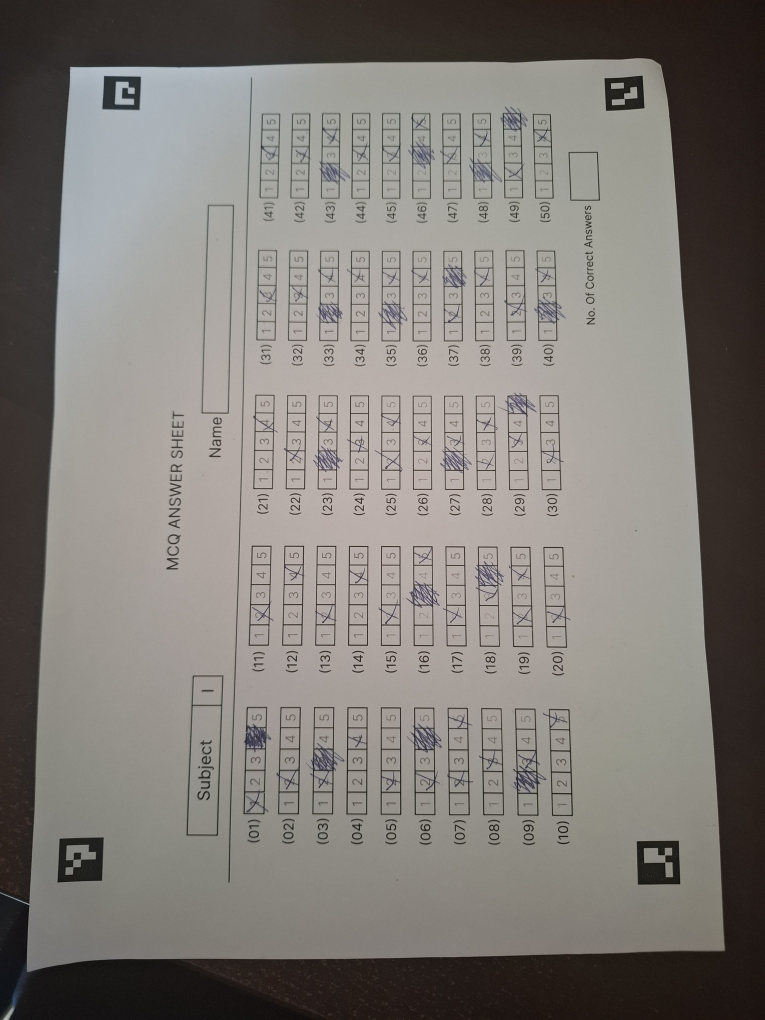
#> input picture mcq2.jpg, 3060 x 4080 px, found by its file name (shown at 1/4 size)
$ python detect_squares.py mcq2.jpg
#> lines starting #> are read from the running program, lines starting #| are printed output that depends on the picture; after the words box and inside, x2 and y2 are one past the last pixel; in counts of white or black regions, pixels touching at a corner belong together
#> further down, img is the input picture: shape (4080, 3060, 3); mean B, G, R 117.8, 122.6, 126.9
### warp.py
import cv2
import numpy as np

# We designed the figma mcq answer sheet to be exactly 842, 595.
# each aruco marker is 40px on figma.
WIDTH = 802
HEIGHT = 555


def normalise_img(img: cv2.typing.MatLike) -> cv2.typing.MatLike | None:
    gray = cv2.cvtColor(img, cv2.COLOR_BGR2GRAY)

    aruco_dict = cv2.aruco.getPredefinedDictionary(cv2.aruco.DICT_4X4_50)
    params = cv2.aruco.DetectorParameters()
    detector = cv2.aruco.ArucoDetector(aruco_dict, params)

    ID_MAP = {
        0: "TL",  # Top-Left Marker ID
        1: "TR",  # Top-Right Marker ID
        3: "BR",  # Bottom-Right Marker ID
        2: "BL",  # Bottom-Left Marker ID
    }

    corners, ids, _ = detector.detectMarkers(gray)
#> corners = ([[229, 3529], [238, 3355], [415, 3350], [406, 3522]], [[2552, 3538], [2547, 3365], [2714, 3363], [2720, 3536]], [[2424, 443], [2418, 312], [2569, 302], [2576, 433]], [[408, 436], [416, 304], [562, 307], [558, 439]]); ids = [0, 2, 3, 1]

    if ids is not None and len(ids) >= 4:
        # Flatten IDs for easier mapping
        detected_ids = ids.flatten()
#> detected_ids = [0, 2, 3, 1]

        # Create a dictionary to hold our found coordinates
        found_points = {}

        for i, marker_id in enumerate(detected_ids):
            if marker_id in ID_MAP:
                corner_role = ID_MAP[marker_id]
                # Use the center point of the marker as the corner point
                marker_center = np.mean(corners[i][0], axis=0)
                found_points[corner_role] = marker_center
#> this loop made 4 passes
#> (marker_id, corner_role, marker_center) on passes 1 to 4: (0, 'TL', [322, 3439]), (2, 'BL', [2633.2, 3450.5]), (3, 'BR', [2496.8, 372.5]), (1, 'TR', [486, 371.5])
#> after the loop, found_points = {'TL': [322, 3439], 'BL': [2633.2, 3450.5], 'BR': [2496.8, 372.5], 'TR': [486, 371.5]}

        # 2. Verify all 4 corners were successfully detected
        if len(found_points) == 4:
            # Construct the source array in a strictly guaranteed order
            src_points = [
                found_points["TL"],
                found_points["TR"],
                found_points["BR"],
                found_points["BL"],
            ]
#> src_points = [[322, 3439], [486, 371.5], [2496.8, 372.5], [2633.2, 3450.5]]
            src_mat = np.array(src_points, dtype=np.float32)
#> src_mat has the same summary as src_points

            # 3. Define the static destination array
            dst_mat = np.array(
                [
                    [0, 0],  # TL
                    [WIDTH - 1, 0],  # TR
                    [WIDTH - 1, HEIGHT - 1],  # BR
                    [0, HEIGHT - 1],  # BL
                ],
                dtype=np.float32,
            )

            # 4. Transform safely!
            M = cv2.getPerspectiveTransform(src_mat, dst_mat)
#> M = [[0.00132, -0.266, 914.5], [0.282, 0.0151, -142.5], [1.46e-06, 4.97e-05, 1]]
            warped = cv2.warpPerspective(img, M, (WIDTH, HEIGHT))
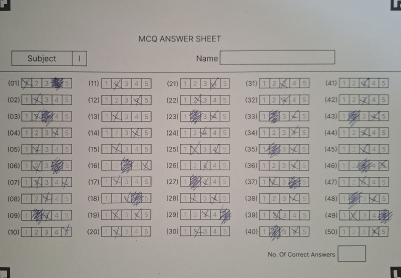
#> warped: shape (555, 802, 3) (shown at 1/2 size); mean B, G, R 151.5, 156.5, 160.5

            return warped

    return None


# [9 lines that do not run on import are left out]

### detect_squares.py
from dataclasses import dataclass

import cv2
import numpy as np

from warp import normalise_img

MIN_W = 80
MIN_H = 15
MAX_W = 120
MAX_H = 32
MIN_AREA = 2000
MAX_AREA = 2600
LOWER_MARGIN = 480
UPPER_MARGIN = 140

RECTANGULARITY_THRESHOLD = 0.35
RECOVERY_MIN_PASSED = 5
RECOVERY_WIDTH_TOL = 0.05
RECOVERY_HEIGHT_TOL = 0.25
RECOVERY_AREA_TOL = 0.30
RECOVERY_MAX_IOU = 0.30

EXPECTED_GRID_ROWS = 10
EXPECTED_GRID_COLS = 5
INTERPOLATION_MIN_DETECTED = 40
INTERPOLATION_MAX_IOU = 0.30


@dataclass
class CandidateBox:
    x: int
    y: int
    w: int
    h: int


@dataclass
class InspectionLog:
    """Stores the bounding box and failure reason for EVERY detected contour."""

    x: int
    y: int
    w: int
    h: int
    reason: str  # "PASSED" or why it failed


# Global tracking variables for mouse callbacks
mouse_x, mouse_y = -1, -1
last_hovered_reason = None


# [25 lines left out: function mouse_hover_callback, not called in this run]


def refine_box_from_dirty_contour(th_clean, dirty_box):
    x, y, w, h = dirty_box

    pad = 4
    x1 = max(0, x - pad)
    y1 = max(0, y - pad)
    x2 = min(th_clean.shape[1], x + w + pad)
    y2 = min(th_clean.shape[0], y + h + pad)

    roi = th_clean[y1:y2, x1:x2]

    # Extract long printed horizontal lines
    horizontal_kernel = cv2.getStructuringElement(
        cv2.MORPH_RECT, (max(20, int(w * 0.45)), 1)
    )
    horizontal = cv2.morphologyEx(roi, cv2.MORPH_OPEN, horizontal_kernel, iterations=1)

    # Extract long printed vertical lines
    vertical_kernel = cv2.getStructuringElement(
        cv2.MORPH_RECT, (1, max(10, int(h * 0.55)))
    )
    vertical = cv2.morphologyEx(roi, cv2.MORPH_OPEN, vertical_kernel, iterations=1)

    # Row/column projections
    row_score = np.sum(horizontal > 0, axis=1)
    col_score = np.sum(vertical > 0, axis=0)

    # Require meaningful line evidence
    row_threshold = max(5, int(w * 0.35))
    col_threshold = max(5, int(h * 0.35))

    rows = np.where(row_score > row_threshold)[0]
    cols = np.where(col_score > col_threshold)[0]

    if len(rows) < 2 or len(cols) < 2:
        return None

    top = rows.min()
    bottom = rows.max()
    left = cols.min()
    right = cols.max()

    refined_x = x1 + left
    refined_y = y1 + top
    refined_w = right - left
    refined_h = bottom - top

    return CandidateBox(refined_x, refined_y, refined_w, refined_h)


# [22 lines left out: function box_iou, not called in this run]


def normalize_box_to_size(box, target_w, target_h, image_w, image_h):
    normalized_w = int(round(target_w))
    normalized_h = int(round(target_h))

    center_x = box.x + (box.w / 2.0)
    center_y = box.y + (box.h / 2.0)

    x = int(round(center_x - (normalized_w / 2.0)))
    y = int(round(center_y - (normalized_h / 2.0)))

    if normalized_w > image_w:
        normalized_w = image_w
        x = 0
    else:
        x = max(0, min(x, image_w - normalized_w))

    if normalized_h > image_h:
        normalized_h = image_h
        y = 0
    else:
        y = max(0, min(y, image_h - normalized_h))

    return CandidateBox(x, y, normalized_w, normalized_h)


def cluster_axis(values, merge_gap):
    values = sorted(float(v) for v in values)

    if not values:
        return []

    clusters = [[values[0]]]

    for v in values[1:]:
        cluster_center = float(np.median(clusters[-1]))

        if abs(v - cluster_center) <= merge_gap:
            clusters[-1].append(v)
        else:
            clusters.append([v])

    return [float(np.median(c)) for c in clusters]


def sort_grid_boxes(candidates, expected_cols=EXPECTED_GRID_COLS):
    if not candidates:
        return []

    if len(candidates) < expected_cols:
        return sorted(candidates, key=lambda r: (r.x, r.y))

    widths = np.array([b.w for b in candidates], dtype=np.float32)
    med_w = float(np.median(widths))
    x_centers = [b.x + b.w / 2.0 for b in candidates]
    cols = cluster_axis(x_centers, med_w * 0.60)

    if len(cols) == expected_cols:
        boxes_by_col = {col_idx: [] for col_idx in range(expected_cols)}

        for box in candidates:
            cx = box.x + box.w / 2.0
            col_idx = int(np.argmin([abs(cx - col) for col in cols]))
            boxes_by_col[col_idx].append(box)

        sorted_boxes = []

        for col_idx in range(expected_cols):
            sorted_boxes.extend(
                sorted(boxes_by_col[col_idx], key=lambda r: (r.y, r.x))
            )

        return sorted_boxes

    # Fallback for partial or noisy detections: split by horizontal position
    # before sorting vertically inside each group.
    sorted_by_x = sorted(candidates, key=lambda r: r.x + r.w / 2.0)
    chunks = np.array_split(sorted_by_x, expected_cols)
    sorted_boxes = []

    for chunk in chunks:
        sorted_boxes.extend(sorted(chunk.tolist(), key=lambda r: (r.y, r.x)))

    return sorted_boxes


# [57 lines left out: function complete_axis_positions, not called in this run]


def interpolate_missing_grid_boxes(
    candidates,
    image_w,
    image_h,
    expected_rows=EXPECTED_GRID_ROWS,
    expected_cols=EXPECTED_GRID_COLS,
    min_detected=INTERPOLATION_MIN_DETECTED,
):
    expected_total = expected_rows * expected_cols

    if len(candidates) < min_detected:
        return candidates, []

    if len(candidates) >= expected_total:
        return candidates, []

    widths = np.array([b.w for b in candidates], dtype=np.float32)
    heights = np.array([b.h for b in candidates], dtype=np.float32)

    med_w = float(np.median(widths))
    med_h = float(np.median(heights))

    x_centers = [b.x + b.w / 2.0 for b in candidates]
    y_centers = [b.y + b.h / 2.0 for b in candidates]

    detected_cols = cluster_axis(x_centers, med_w * 0.60)
    detected_rows = cluster_axis(y_centers, med_h * 0.75)

    cols = complete_axis_positions(detected_cols, expected_cols)
    rows = complete_axis_positions(detected_rows, expected_rows)

    if len(cols) != expected_cols or len(rows) != expected_rows:
        return candidates, []

    col_spacing = float(np.median(np.diff(cols))) if len(cols) > 1 else med_w
    row_spacing = float(np.median(np.diff(rows))) if len(rows) > 1 else med_h

    x_tol = max(med_w * 0.60, col_spacing * 0.45)
    y_tol = max(med_h * 0.90, row_spacing * 0.45)

    occupied = {}

    for b in candidates:
        cx = b.x + b.w / 2.0
        cy = b.y + b.h / 2.0

        col_idx = int(np.argmin([abs(cx - c) for c in cols]))
        row_idx = int(np.argmin([abs(cy - r) for r in rows]))

        if abs(cx - cols[col_idx]) > x_tol:
            continue

        if abs(cy - rows[row_idx]) > y_tol:
            continue

        key = (row_idx, col_idx)

        # If duplicate boxes map to the same grid cell, keep the closer one.
        current = occupied.get(key)

        if current is None:
            occupied[key] = b
        else:
            current_cx = current.x + current.w / 2.0
            current_cy = current.y + current.h / 2.0

            current_dist = abs(current_cx - cols[col_idx]) + abs(
                current_cy - rows[row_idx]
            )
            new_dist = abs(cx - cols[col_idx]) + abs(cy - rows[row_idx])

            if new_dist < current_dist:
                occupied[key] = b

    interpolated = []

    for row_idx, cy in enumerate(rows):
        for col_idx, cx in enumerate(cols):
            key = (row_idx, col_idx)

            if key in occupied:
                continue

            fake_box = CandidateBox(
                int(round(cx - med_w / 2.0)),
                int(round(cy - med_h / 2.0)),
                int(round(med_w)),
                int(round(med_h)),
            )

            fake_box = normalize_box_to_size(fake_box, med_w, med_h, image_w, image_h)

            overlaps_existing = any(
                box_iou(fake_box, existing) > INTERPOLATION_MAX_IOU
                for existing in candidates
            )

            if not overlaps_existing:
                candidates.append(fake_box)
                interpolated.append(fake_box)

    return candidates, interpolated


def find_answer_boxes(warped, debug=False):
#> called with debug = True
    image_h, image_w = warped.shape[:2]

    gray = cv2.cvtColor(warped, cv2.COLOR_BGR2GRAY)
#> gray: shape (555, 802)

    # Estimate slow-changing illumination.
    # Kernel must be much larger than the answer boxes.
    background = cv2.GaussianBlur(gray, (0, 0), 20)
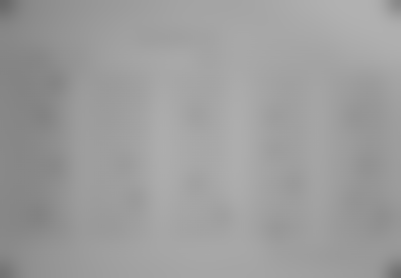
#> background: shape (555, 802) (shown at 1/2 size); min 103, max 177, mean 157.1
    # Divide image by background to flatten shadows / bright streaks
    normalized = cv2.divide(gray, background, scale=255)  # Improve local contrast
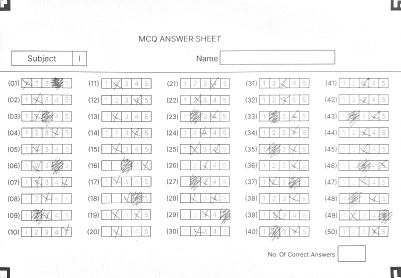
#> normalized: shape (555, 802) (shown at 1/2 size); min 21, max 255, mean 244.6
    # clahe = cv2.createCLAHE(clipLimit=2.0, tileGridSize=(8, 8))
    # normalized = clahe.apply(normalized)

    if debug:
        annotated = cv2.cvtColor(gray, cv2.COLOR_GRAY2BGR)

    th = cv2.adaptiveThreshold(
        normalized,
        255,
        cv2.ADAPTIVE_THRESH_GAUSSIAN_C,
        cv2.THRESH_BINARY_INV,
        31,
        10,
    )
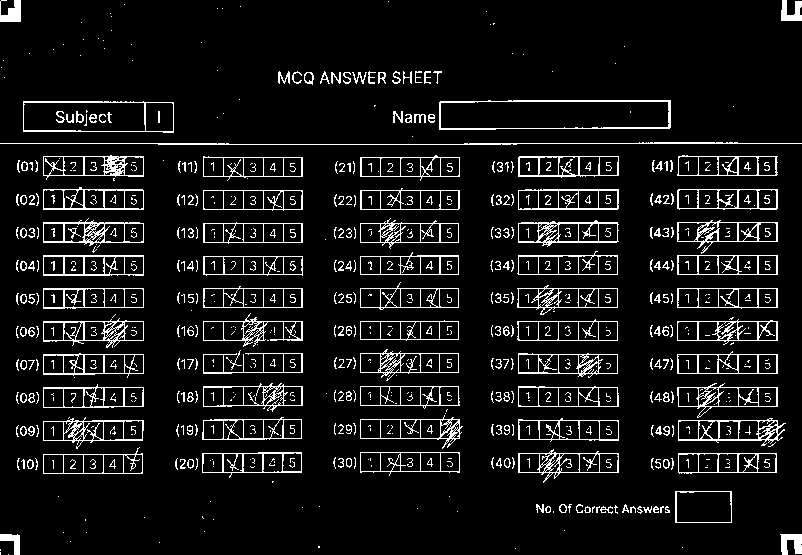
#> th: shape (555, 802); 8.6% white in thin lines or dots

    kernel = cv2.getStructuringElement(cv2.MORPH_RECT, (2, 2))
    th_clean = cv2.morphologyEx(th, cv2.MORPH_CLOSE, kernel, iterations=1)
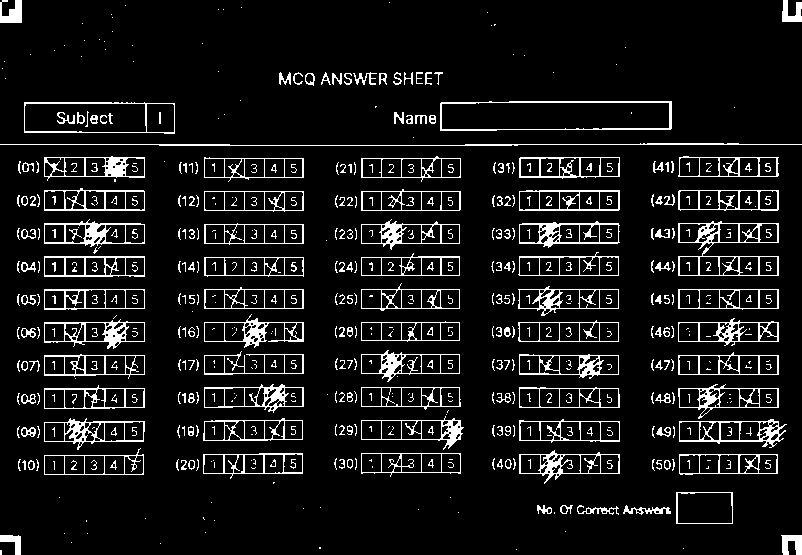
#> th_clean: shape (555, 802); 9.1% white in thin lines or dots

    if debug:
        cv2.imshow("cleaned", th_clean)
        cv2.waitKey(0)
        cv2.destroyAllWindows()

    # Extract mostly horizontal rectangle borders
    horizontal_kernel = cv2.getStructuringElement(cv2.MORPH_RECT, (25, 1))
    horizontal = cv2.morphologyEx(
        th_clean,
        cv2.MORPH_OPEN,
        horizontal_kernel,
        iterations=1,
    )
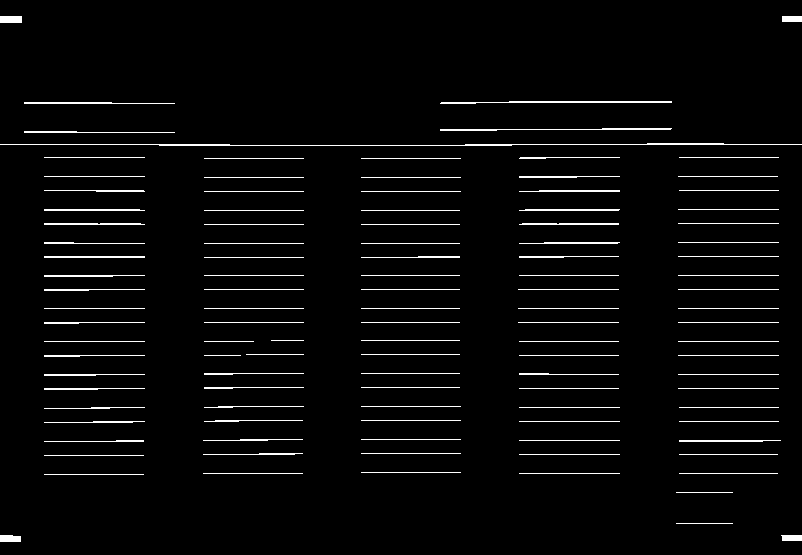
#> horizontal: shape (555, 802); 3.2% white in thin lines or dots

    # Extract mostly vertical rectangle borders
    vertical_kernel = cv2.getStructuringElement(cv2.MORPH_RECT, (1, 8))
    vertical = cv2.morphologyEx(
        th_clean,
        cv2.MORPH_OPEN,
        vertical_kernel,
        iterations=1,
    )
#> vertical: shape (555, 802); 3.2% white in thin lines or dots

    # Combine border lines only
    box_lines = cv2.bitwise_or(horizontal, vertical)
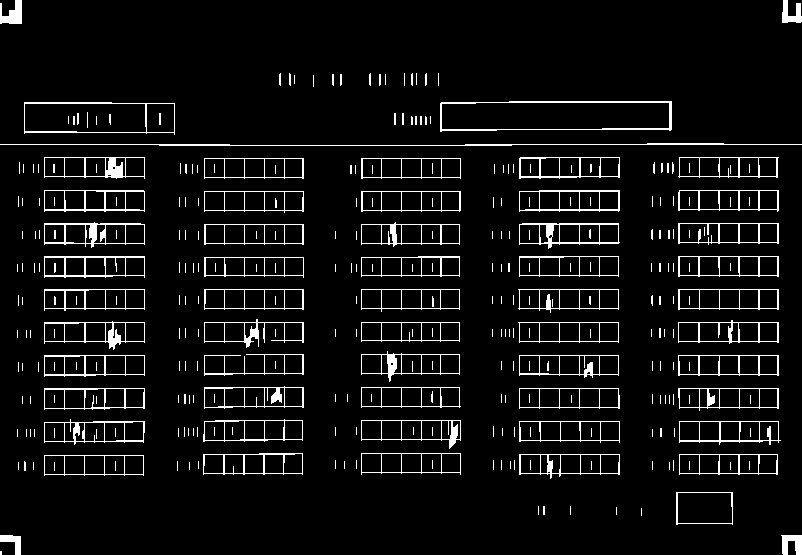
#> box_lines: shape (555, 802); 6.3% white in thin lines or dots

    # Reconnect corners
    corner_kernel = cv2.getStructuringElement(cv2.MORPH_RECT, (3, 3))
    box_lines = cv2.morphologyEx(
        box_lines,
        cv2.MORPH_CLOSE,
        corner_kernel,
        iterations=1,
    )
#> box_lines: shape (555, 802); 6.4% white in thin lines or dots

    contours, _ = cv2.findContours(
        box_lines,
        cv2.RETR_EXTERNAL,
        cv2.CHAIN_APPROX_SIMPLE,
    )
#> contours = 236 contours, 177 with area under 20; largest, box (x1, y1, x2, y2) and area: (440, 101, 672, 132) 6459, (24, 102, 175, 135) 4440, (44, 222, 145, 248) 2011, (44, 190, 145, 212) 2008, (519, 223, 620, 249) 1997
#> (the rest of the program and of its run is left out)
